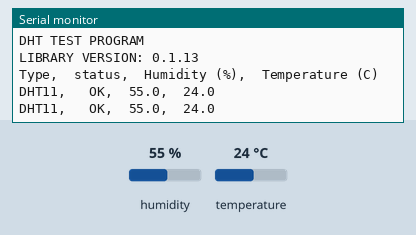
Recording of a sketch running on a simulated Arduino Uno, built with avr-gcc and run on an emulated ATmega328P. On the bench: the last lines printed to the serial monitor. Wiring (inferred from the names in the program): DHT11 sensor: data pin 5. The inputs (shaded band) are chosen by the test bench; at power-on: humidity 55 %, temperature 24 °C.

Above: at 2.8 s.
2.9 s: humidity set to 22 %
At 4.8 s:
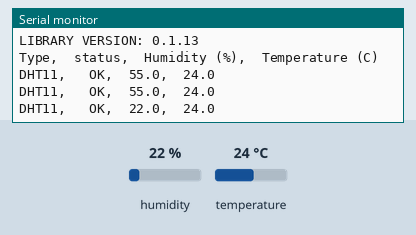
5.6 s: temperature set to 12 °C
At 7.1 s:
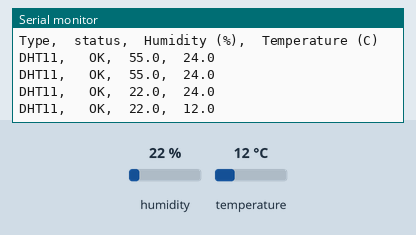
8.3 s: humidity set to 40 %
At 10.6 s:
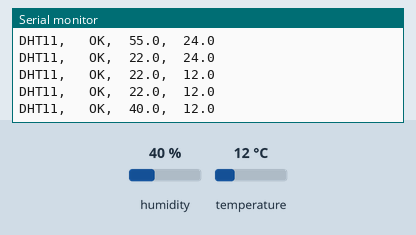
Timing chart, 0 to 12.1 s (numbered marks = the images above; inputs shaded):
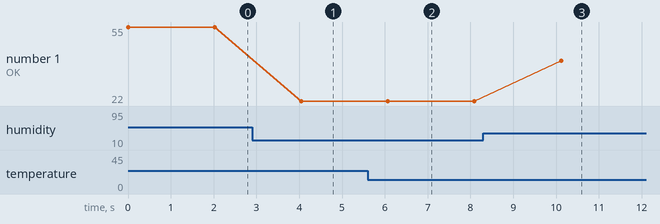

Measured:
- after the input at 2.9 s, the serial monitor: prints a new line after 1.1 s (image 1)
- after the input at 5.6 s, the serial monitor: prints a new line after 0.47 s (image 2)
- after the input at 8.3 s, the serial monitor: prints a new line after 1.8 s (image 3)
- plotted number 1: 55 → 22 after the input at 2.9 s, 22 → 40 after the input at 8.3 s

The sketch:

dht11_test.ino
```cpp
//
//    FILE: dht11_test.ino
//  AUTHOR: Rob Tillaart
// VERSION: 0.1.01
// PURPOSE: DHT library test sketch for DHT11 && Arduino
//     URL:
//
// Released to the public domain
//

#include <dht.h>

dht DHT;

#define DHT11_PIN 5

void setup()
{
  Serial.begin(115200);
  Serial.println("DHT TEST PROGRAM ");
  Serial.print("LIBRARY VERSION: ");
  Serial.println(DHT_LIB_VERSION);
  Serial.println();
  Serial.println("Type,\tstatus,\tHumidity (%),\tTemperature (C)");
}

void loop()
{
  // READ DATA
  Serial.print("DHT11, \t");
  int chk = DHT.read11(DHT11_PIN);
  switch (chk)
  {
    case DHTLIB_OK:
		Serial.print("OK,\t");
		break;
    case DHTLIB_ERROR_CHECKSUM:
		Serial.print("Checksum error,\t");
		break;
    case DHTLIB_ERROR_TIMEOUT:
		Serial.print("Time out error,\t");
		break;
    default:
		Serial.print("Unknown error,\t");
		break;
  }
  // DISPLAY DATA
  Serial.print(DHT.humidity, 1);
  Serial.print(",\t");
  Serial.println(DHT.temperature, 1);

  delay(2000);
}
//
// END OF FILE
//
```

dht.h
```cpp
//
//    FILE: dht.h
//  AUTHOR: Rob Tillaart
// VERSION: 0.1.13
// PURPOSE: DHT Temperature & Humidity Sensor library for Arduino
//     URL: http://arduino.cc/playground/Main/DHTLib
//
// HISTORY:
// see dht.cpp file
//

#ifndef dht_h
#define dht_h

#if ARDUINO < 100
#include <WProgram.h>
#else
#include <Arduino.h>
#endif

#define DHT_LIB_VERSION "0.1.13"

#define DHTLIB_OK                0
#define DHTLIB_ERROR_CHECKSUM   -1
#define DHTLIB_ERROR_TIMEOUT    -2
#define DHTLIB_INVALID_VALUE    -999

#define DHTLIB_DHT11_WAKEUP     18
#define DHTLIB_DHT_WAKEUP       1

// max timeout is 100usec.
// For a 16Mhz proc that is max 1600 clock cycles
// loops using TIMEOUT use at least 4 clock cycli
// so 100 us takes max 400 loops
// so by dividing F_CPU by 40000 we "fail" as fast as possible
#define DHTLIB_TIMEOUT (F_CPU/40000)

class dht
{
public:
    // return values:
    // DHTLIB_OK
    // DHTLIB_ERROR_CHECKSUM
    // DHTLIB_ERROR_TIMEOUT
    int read11(uint8_t pin);
    int read(uint8_t pin);

    inline int read21(uint8_t pin) { return read(pin); };
    inline int read22(uint8_t pin) { return read(pin); };
    inline int read33(uint8_t pin) { return read(pin); };
    inline int read44(uint8_t pin) { return read(pin); };

    double humidity;
    double temperature;

private:
    uint8_t bits[5];  // buffer to receive data
    int _readSensor(uint8_t pin, uint8_t wakeupDelay);
};
#endif
//
// END OF FILE
//
```
